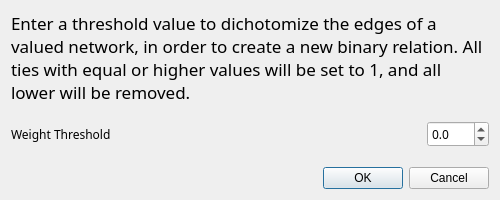
<?xml version="1.0" encoding="UTF-8"?>
<ui version="4.0">
 <class>DialogEdgeDichotomization</class>
 <widget class="QDialog" name="DialogEdgeDichotomization">
  <property name="geometry">
   <rect>
    <x>0</x>
    <y>0</y>
    <width>500</width>
    <height>200</height>
   </rect>
  </property>
  <property name="minimumSize">
   <size>
    <width>500</width>
    <height>200</height>
   </size>
  </property>
  <property name="windowTitle">
   <string>Dichotomize Edges</string>
  </property>
  <layout class="QGridLayout" name="gridLayout">
   <item row="0" column="0">
    <widget class="QLabel" name="label_2">
     <property name="minimumSize">
      <size>
       <width>0</width>
       <height>65</height>
      </size>
     </property>
     <property name="font">
      <font>
       <family>Sans Serif</family>
       <pointsize>13</pointsize>
      </font>
     </property>
     <property name="text">
      <string>&lt;html&gt;&lt;head/&gt;&lt;body&gt;&lt;p&gt;Enter a threshold value to dichotomize the edges of a valued network, in order to create a new binary relation.  All ties with equal or higher values will be set to 1, and all lower will be removed. &lt;/p&gt;&lt;/body&gt;&lt;/html&gt;</string>
     </property>
     <property name="textFormat">
      <enum>Qt::RichText</enum>
     </property>
     <property name="wordWrap">
      <bool>true</bool>
     </property>
    </widget>
   </item>
   <item row="2" column="0">
    <layout class="QHBoxLayout" name="horizontalLayout">
     <property name="spacing">
      <number>6</number>
     </property>
     <property name="sizeConstraint">
      <enum>QLayout::SetDefaultConstraint</enum>
     </property>
     <property name="topMargin">
      <number>0</number>
     </property>
     <property name="bottomMargin">
      <number>0</number>
     </property>
     <item>
      <widget class="QLabel" name="label">
       <property name="font">
        <font>
         <family>Sans Serif</family>
        </font>
       </property>
       <property name="text">
        <string>Weight Threshold</string>
       </property>
      </widget>
     </item>
     <item>
      <spacer name="horizontalSpacer">
       <property name="orientation">
        <enum>Qt::Horizontal</enum>
       </property>
       <property name="sizeHint" stdset="0">
        <size>
         <width>40</width>
         <height>20</height>
        </size>
       </property>
      </spacer>
     </item>
     <item>
      <widget class="QDoubleSpinBox" name="weightThreshold">
       <property name="minimumSize">
        <size>
         <width>60</width>
         <height>0</height>
        </size>
       </property>
       <property name="maximumSize">
        <size>
         <width>80</width>
         <height>100</height>
        </size>
       </property>
       <property name="font">
        <font>
         <family>Sans Serif</family>
        </font>
       </property>
       <property name="decimals">
        <number>1</number>
       </property>
       <property name="minimum">
        <double>-100.000000000000000</double>
       </property>
      </widget>
     </item>
    </layout>
   </item>
   <item row="3" column="0">
    <spacer name="verticalSpacer">
     <property name="orientation">
      <enum>Qt::Vertical</enum>
     </property>
     <property name="sizeHint" stdset="0">
      <size>
       <width>20</width>
       <height>15</height>
      </size>
     </property>
    </spacer>
   </item>
   <item row="4" column="0">
    <widget class="QDialogButtonBox" name="buttonBox">
     <property name="orientation">
      <enum>Qt::Horizontal</enum>
     </property>
     <property name="standardButtons">
      <set>QDialogButtonBox::Cancel|QDialogButtonBox::Ok</set>
     </property>
    </widget>
   </item>
   <item row="1" column="0">
    <spacer name="verticalSpacer_2">
     <property name="orientation">
      <enum>Qt::Vertical</enum>
     </property>
     <property name="sizeHint" stdset="0">
      <size>
       <width>20</width>
       <height>12</height>
      </size>
     </property>
    </spacer>
   </item>
  </layout>
 </widget>
 <resources/>
 <connections>
  <connection>
   <sender>buttonBox</sender>
   <signal>accepted()</signal>
   <receiver>DialogEdgeDichotomization</receiver>
   <slot>accept()</slot>
   <hints>
    <hint type="sourcelabel">
     <x>248</x>
     <y>254</y>
    </hint>
    <hint type="destinationlabel">
     <x>157</x>
     <y>274</y>
    </hint>
   </hints>
  </connection>
  <connection>
   <sender>buttonBox</sender>
   <signal>rejected()</signal>
   <receiver>DialogEdgeDichotomization</receiver>
   <slot>reject()</slot>
   <hints>
    <hint type="sourcelabel">
     <x>316</x>
     <y>260</y>
    </hint>
    <hint type="destinationlabel">
     <x>286</x>
     <y>274</y>
    </hint>
   </hints>
  </connection>
 </connections>
</ui>
